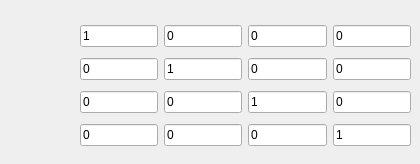
     <widget class="QWidget" name="tab_22">
      <attribute name="title">
       <string>手眼标定矩阵</string>
      </attribute>
      <widget class="QWidget" name="layoutWidget_10">
       <property name="geometry">
        <rect>
         <x>80</x>
         <y>20</y>
         <width>331</width>
         <height>135</height>
        </rect>
       </property>
       <layout class="QVBoxLayout" name="verticalLayout_24">
        <item>
         <layout class="QHBoxLayout" name="horizontalLayout_33">
          <item>
           <widget class="QLineEdit" name="EyeInHand_M00">
            <property name="text">
             <string>1</string>
            </property>
           </widget>
          </item>
          <item>
           <widget class="QLineEdit" name="EyeInHand_M01">
            <property name="text">
             <string>0</string>
            </property>
           </widget>
          </item>
          <item>
           <widget class="QLineEdit" name="EyeInHand_M02">
            <property name="text">
             <string>0</string>
            </property>
           </widget>
          </item>
          <item>
           <widget class="QLineEdit" name="EyeInHand_M03">
            <property name="text">
             <string>0</string>
            </property>
           </widget>
          </item>
         </layout>
        </item>
        <item>
         <layout class="QHBoxLayout" name="horizontalLayout_34">
          <item>
           <widget class="QLineEdit" name="EyeInHand_M10">
            <property name="text">
             <string>0</string>
            </property>
           </widget>
          </item>
          <item>
           <widget class="QLineEdit" name="EyeInHand_M11">
            <property name="text">
             <string>1</string>
            </property>
           </widget>
          </item>
          <item>
           <widget class="QLineEdit" name="EyeInHand_M12">
            <property name="text">
             <string>0</string>
            </property>
           </widget>
          </item>
          <item>
           <widget class="QLineEdit" name="EyeInHand_M13">
            <property name="text">
             <string>0</string>
            </property>
           </widget>
          </item>
         </layout>
        </item>
        <item>
         <layout class="QHBoxLayout" name="horizontalLayout_35">
          <item>
           <widget class="QLineEdit" name="EyeInHand_M20">
            <property name="text">
             <string>0</string>
            </property>
           </widget>
          </item>
          <item>
           <widget class="QLineEdit" name="EyeInHand_M21">
            <property name="text">
             <string>0</string>
            </property>
           </widget>
          </item>
          <item>
           <widget class="QLineEdit" name="EyeInHand_M22">
            <property name="text">
             <string>1</string>
            </property>
           </widget>
          </item>
          <item>
           <widget class="QLineEdit" name="EyeInHand_M23">
            <property name="text">
             <string>0</string>
            </property>
           </widget>
          </item>
         </layout>
        </item>
        <item>
         <layout class="QHBoxLayout" name="horizontalLayout_36">
          <item>
           <widget class="QLineEdit" name="EyeInHand_M30">
            <property name="text">
             <string>0</string>
            </property>
           </widget>
          </item>
          <item>
           <widget class="QLineEdit" name="EyeInHand_M31">
            <property name="text">
             <string>0</string>
            </property>
           </widget>
          </item>
          <item>
           <widget class="QLineEdit" name="EyeInHand_M32">
            <property name="text">
             <string>0</string>
            </property>
           </widget>
          </item>
          <item>
           <widget class="QLineEdit" name="EyeInHand_M33">
            <property name="text">
             <string>1</string>
            </property>
           </widget>
          </item>
         </layout>
        </item>
       </layout>
      </widget>
     </widget>
